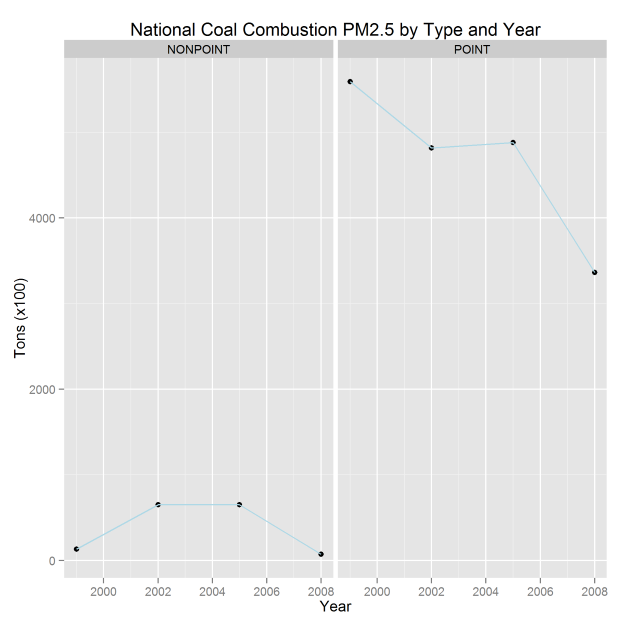

The script that saved this image:

################################################################################
####	Across the United States, how have emissions from coal combustion-related
####	sources changed from 1999–2008?


################################################################################
####	Prepare the data and environment before plotting
source("./prepareData.R")
prepareData()
pngFile <- "./plot4.png"

###	Join nei and scc datasets
scc$SCC <- as.character(scc$SCC)
emc <- inner_join( nei, scc, by = "SCC")

###	Identify all records that deal with coal combustion
coal <- grep( "coal", emc$EI.Sector, ignore.case = TRUE)
emc <- emc[coal,]

###	Group the total emissions by year
em <- emc %>% group_by( type, year ) %>% summarise(avg=sum(Emissions)/100)



################################################################################
####	Plot total emissions by year for Baltimore only, broken out by
####	the type of source

g <- qplot(
				x = em$year
				, y = em$avg
				, data = em
				, xlab = "Year"
				, ylab = "Tons (x100)"
		  ) + 
	
	geom_path( color = "lightblue") +
	
	facet_grid(.~type) +
	
	labs( title="National Coal Combustion PM2.5 by Type and Year")

ggsave( pngFile, plot = g )






































